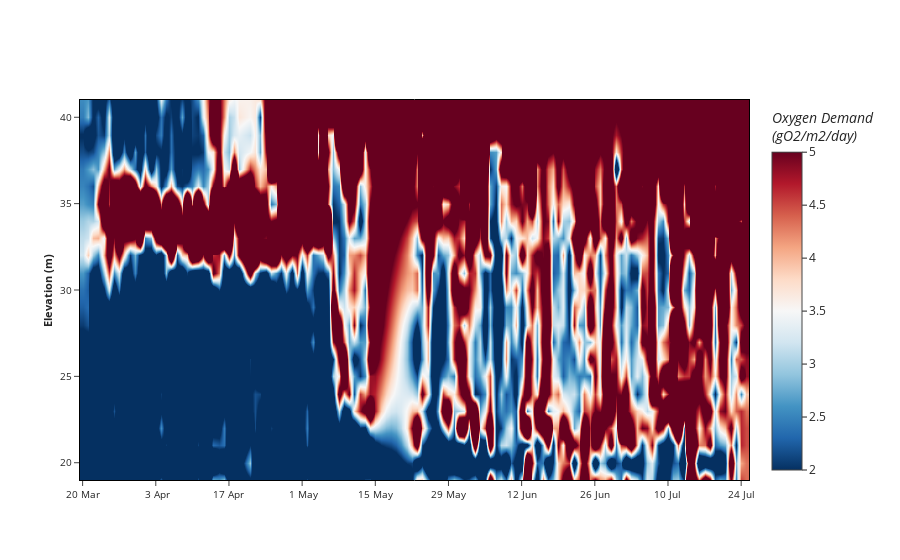

Write notebook code for a chart like this one.
### Markdown cell above
### Plot Code

### Code cell
#Open the temperature csv file
Data = pd.read_csv("DailyODInterval.csv")
#WeathData = pd.read_csv("AirTemp.csv")

#Plot the figure
fig = make_subplots(rows = 1, cols = 1)

#Reservoir Data Heatmap
fig.add_trace((go.Heatmap(
                   z = Data.AVEg_m2_day, #Asign the axes
                   x = Data.date,
                   y = Data.surf_elevm_round, #CONVERT to metres from feet
                   #connectgaps = True, #Formatting from here down
                   colorscale = "RdBu_r", #r indicates that colorscale is reversed
                   colorbar_title = '<i>Oxygen Demand <br>(gO2/m2/day)</i>',
                   zmax= 5,
                   zmin = 2,
                   zsmooth = 'best'
                    )),
              row = 1, col = 1)

##Formatting
#The same formatting will be used for all of the plots
#dtick is distance between ticks use range = [start number, end number] to set range...  
#Date-time axis formatting: https://community.plotly.com/t/how-to-make-the-messy-date-ticks-organized/7477/2
fig.layout.template = "simple_white"
fig.update_layout(showlegend = False)

#Update Heatmap Axes
fig.update_xaxes(ticks = "outside", #dtick = 14, tick0 = '2016-03-19', #Axis Labels
                tickfont = dict(size = 10), tickformat = '%e %b',
                #title = "<b>Date (2016)</b>", title_standoff = 10, titlefont_size = 11, #Axis Title
                showline = True, linewidth = 1, linecolor = 'black', mirror = True, #Axis Line
                fixedrange = True, #Disabling zoom
                row = 1, col = 1) 

fig.update_yaxes(ticks = "outside", tick0 = 70, dtick = 5, #Axis Labels
                tickfont = dict(size = 10), 
                title = "<b>Elevation (m)</b>", title_standoff = 5, titlefont_size = 11,#Axis Title
                showline = True, linewidth = 1, linecolor = 'black', mirror = True, #Axis Line
                fixedrange = True, #Disabling zoom
                range = [19,41],
                row = 1, col = 1)

fig.show()

### Figure 1 — Plotly figure (JSON) as saved in the notebook; plotly's stock layout.template omitted (floating-point values rounded to 4 significant figures; data arrays with more than 128 entries replaced by an {"elided": "..."} marker saying what was removed)
{"data": [{"colorbar": {"title": {"text": "<i>Oxygen Demand <br>(gO2/m2/day)</i>"}}, "colorscale": [[0, "rgb(5,48,97)"], [0.1, "rgb(33,102,172)"], [0.2, "rgb(67,147,195)"], [0.3, "rgb(146,197,222)"], [0.4, "rgb(209,229,240)"], [0.5, "rgb(247,247,247)"], [0.6, "rgb(253,219,199)"], [0.7, "rgb(244,165,130)"], [0.8, "rgb(214,96,77)"], [0.9, "rgb(178,24,43)"], [1, "rgb(103,0,31)"]], "type": "heatmap", "x": {"elided": "2357 str values"}, "xaxis": "x", "y": {"elided": "2357 int values"}, "yaxis": "y", "z": {"elided": "2357 str values"}, "zmax": 5, "zmin": 2, "zsmooth": "best"}], "layout": {"showlegend": false, "xaxis": {"anchor": "y", "domain": [0, 1], "fixedrange": true, "linecolor": "black", "linewidth": 1, "mirror": true, "showline": true, "tickfont": {"size": 10}, "tickformat": "%e %b", "ticks": "outside"}, "yaxis": {"anchor": "x", "domain": [0, 1], "dtick": 5, "fixedrange": true, "linecolor": "black", "linewidth": 1, "mirror": true, "range": [19, 41], "showline": true, "tick0": 70, "tickfont": {"size": 10}, "ticks": "outside", "title": {"font": {"size": 11}, "standoff": 5, "text": "<b>Elevation (m)</b>"}}}}
